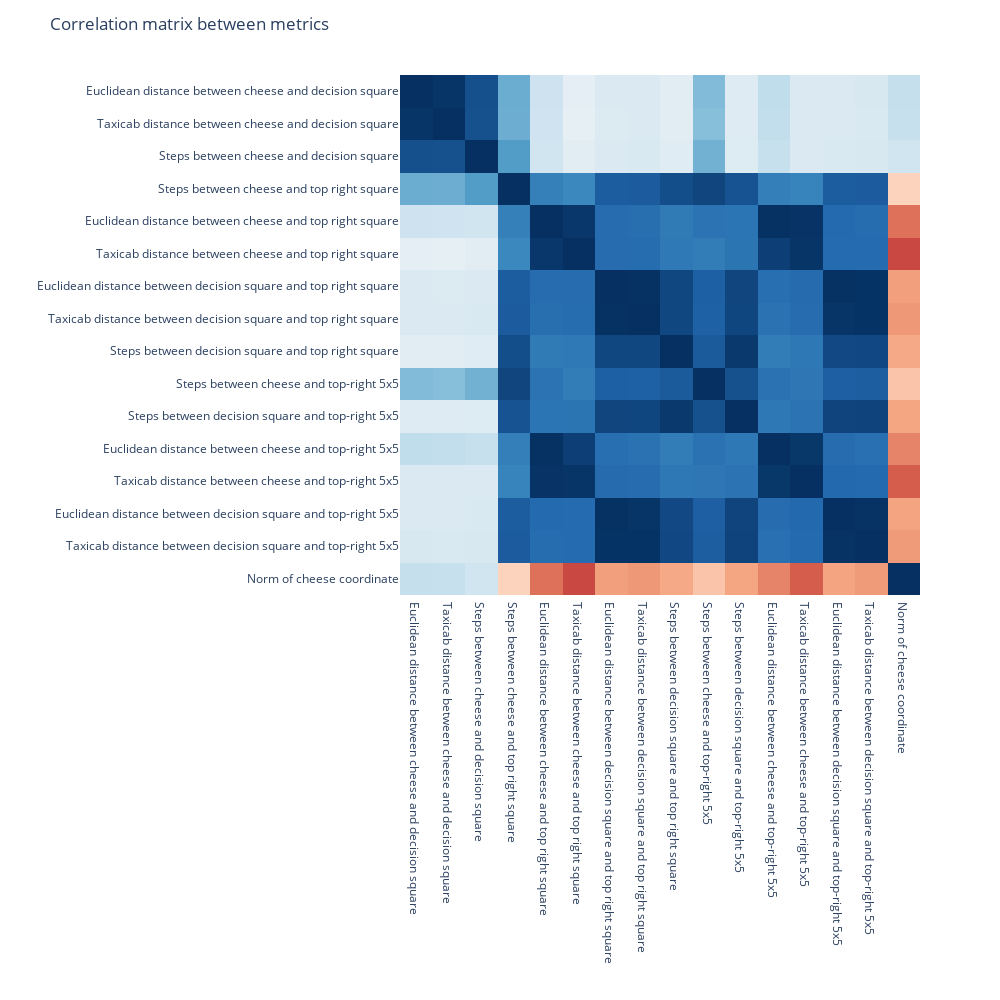

Source (notebook cell):
### Code cell
# Show the correlation matrix in plotly
final_metrics = ['euc_dist_cheese_decision_square']

correlations = np.zeros((len(recorded_metrics), len(recorded_metrics)))
for i, metric1 in enumerate(recorded_metrics.keys()):
    for j, metric2 in enumerate(recorded_metrics.keys()):
        correlations[i, j] = np.corrcoef(recorded_metrics[metric1], recorded_metrics[metric2])[0,1]

# Show the correlation matrix in plotly, with a colorbar 
# On mouse over, show the name of each metric
corrmap = px.imshow(correlations, labels=dict(x='Metric 1', y='Metric 2', color='Correlation'), color_continuous_scale='RdBu', zmin=-1, zmax=1)
# Hover template: show the name of each metric, by looking up its value in the x and y lists 
corrmap.update_traces(hovertemplate='(%{x}, %{y}) = %{z:.3f} <extra></extra>')

corrmap.update_layout(title_text='Correlation matrix between metrics')
# Don't show numbers over each cell
corrmap.update_traces(text=None)
# Show x and y axis labels
corrmap.update_xaxes(ticktext=list(map(english_attr,recorded_metrics.keys())), tickvals=list(range(len(recorded_metrics.keys()))))

corrmap.update_yaxes(ticktext=list(map(english_attr, recorded_metrics.keys())), tickvals=list(range(len(recorded_metrics.keys()))))

# Hide x and y axis titles
corrmap.update_xaxes(title_text='')
corrmap.update_yaxes(title_text='')  

# Hide the color bar 
corrmap.update_layout(coloraxis_showscale=False)

# Make size of plot a bit bigger
corrmap.update_layout(width=1000, height=1000)
corrmap.show()

### Figure 1 — Plotly figure (JSON) as saved in the notebook; plotly's stock layout.template omitted (floating-point values rounded to 4 significant figures; data arrays with more than 128 entries replaced by an {"elided": "..."} marker saying what was removed)
{"data": [{"coloraxis": "coloraxis", "hovertemplate": "(%{x}, %{y}) = %{z:.3f} <extra></extra>", "name": "0", "type": "heatmap", "xaxis": "x", "yaxis": "y", "z": {"elided": "16x16 float values"}}], "layout": {"coloraxis": {"cmax": 1, "cmin": -1, "colorbar": {"title": {"text": "Correlation"}}, "colorscale": [[0, "rgb(103,0,31)"], [0.1, "rgb(178,24,43)"], [0.2, "rgb(214,96,77)"], [0.3, "rgb(244,165,130)"], [0.4, "rgb(253,219,199)"], [0.5, "rgb(247,247,247)"], [0.6, "rgb(209,229,240)"], [0.7, "rgb(146,197,222)"], [0.8, "rgb(67,147,195)"], [0.9, "rgb(33,102,172)"], [1, "rgb(5,48,97)"]], "showscale": false}, "height": 1000, "margin": {"t": 60}, "title": {"text": "Correlation matrix between metrics"}, "width": 1000, "xaxis": {"anchor": "y", "constrain": "domain", "domain": [0, 1], "scaleanchor": "y", "ticktext": ["Euclidean distance between cheese and decision square", "Taxicab distance between cheese and decision square", "Steps between cheese and decision square", "Steps between cheese and top right square", "Euclidean distance between cheese and top right square", "Taxicab distance between cheese and top right square", "Euclidean distance between decision square and top right square", "Taxicab distance between decision square and top right square", "Steps between decision square and top right square", "Steps between cheese and top-right 5x5", "Steps between decision square and top-right 5x5", "Euclidean distance between cheese and top-right 5x5", "Taxicab distance between cheese and top-right 5x5", "Euclidean distance between decision square and top-right 5x5", "Taxicab distance between decision square and top-right 5x5", "Norm of cheese coordinate"], "tickvals": [0, 1, 2, 3, 4, 5, 6, 7, 8, 9, 10, 11, 12, 13, 14, 15], "title": {"text": ""}}, "yaxis": {"anchor": "x", "autorange": "reversed", "constrain": "domain", "domain": [0, 1], "ticktext": ["Euclidean distance between cheese and decision square", "Taxicab distance between cheese and decision square", "Steps between cheese and decision square", "Steps between cheese and top right square", "Euclidean distance between cheese and top right square", "Taxicab distance between cheese and top right square", "Euclidean distance between decision square and top right square", "Taxicab distance between decision square and top right square", "Steps between decision square and top right square", "Steps between cheese and top-right 5x5", "Steps between decision square and top-right 5x5", "Euclidean distance between cheese and top-right 5x5", "Taxicab distance between cheese and top-right 5x5", "Euclidean distance between decision square and top-right 5x5", "Taxicab distance between decision square and top-right 5x5", "Norm of cheese coordinate"], "tickvals": [0, 1, 2, 3, 4, 5, 6, 7, 8, 9, 10, 11, 12, 13, 14, 15], "title": {"text": ""}}}}
